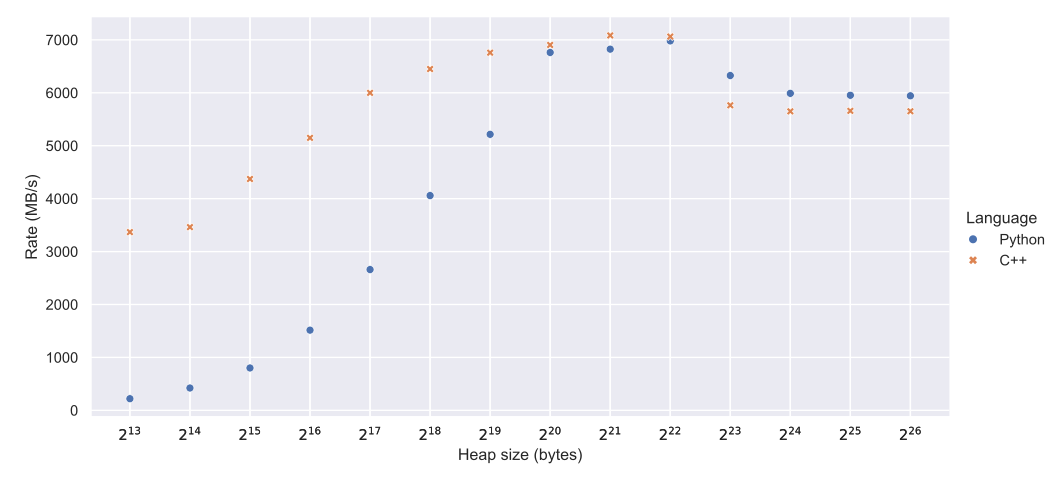

Write Python code to recreate this figure.
#!/usr/bin/env python3

# ruff: noqa: E501
# To generate the results:
# (for i in {13..26}; do let h=2**i; let n=2**(32-i); echo -n "Python $n $h "; ../examples/tut_8_send_reuse_memory.py -n $n -H $h -p 9000 192.168.31.2 8888; sleep 10; done) > tut-10-send-reuse-heaps-results.txt
# (for i in {13..26}; do let h=2**i; let n=2**(32-i); echo -n "C++ $n $h "; ../build/examples/tut_8_send_reuse_memory -n $n -H $h -p 9000 192.168.31.2 8888; sleep 10; done) >> tut-10-send-reuse-heaps-results.txt

import math

import matplotlib.pyplot as plt
import pandas as pd
import seaborn as sns


def main():
    df = pd.read_csv(
        "tut-10-send-reuse-heaps-results.txt",
        sep=" ",
        names=["Language", "Heaps", "Heap size (bytes)", "Rate (MB/s)", "Units"],
    )
    sns.set_theme()
    g = sns.relplot(
        data=df,
        x="Heap size (bytes)",
        y="Rate (MB/s)",
        hue="Language",
        style="Language",
        aspect=2,
    )
    g.set(
        xscale="log",
        xticks=df["Heap size (bytes)"],
        xticklabels=[f"$2^{{{round(math.log2(x))}}}$" for x in df["Heap size (bytes)"]],
    )
    plt.savefig("tut-10-send-reuse-heaps-plot.svg")


if __name__ == "__main__":
    main()
